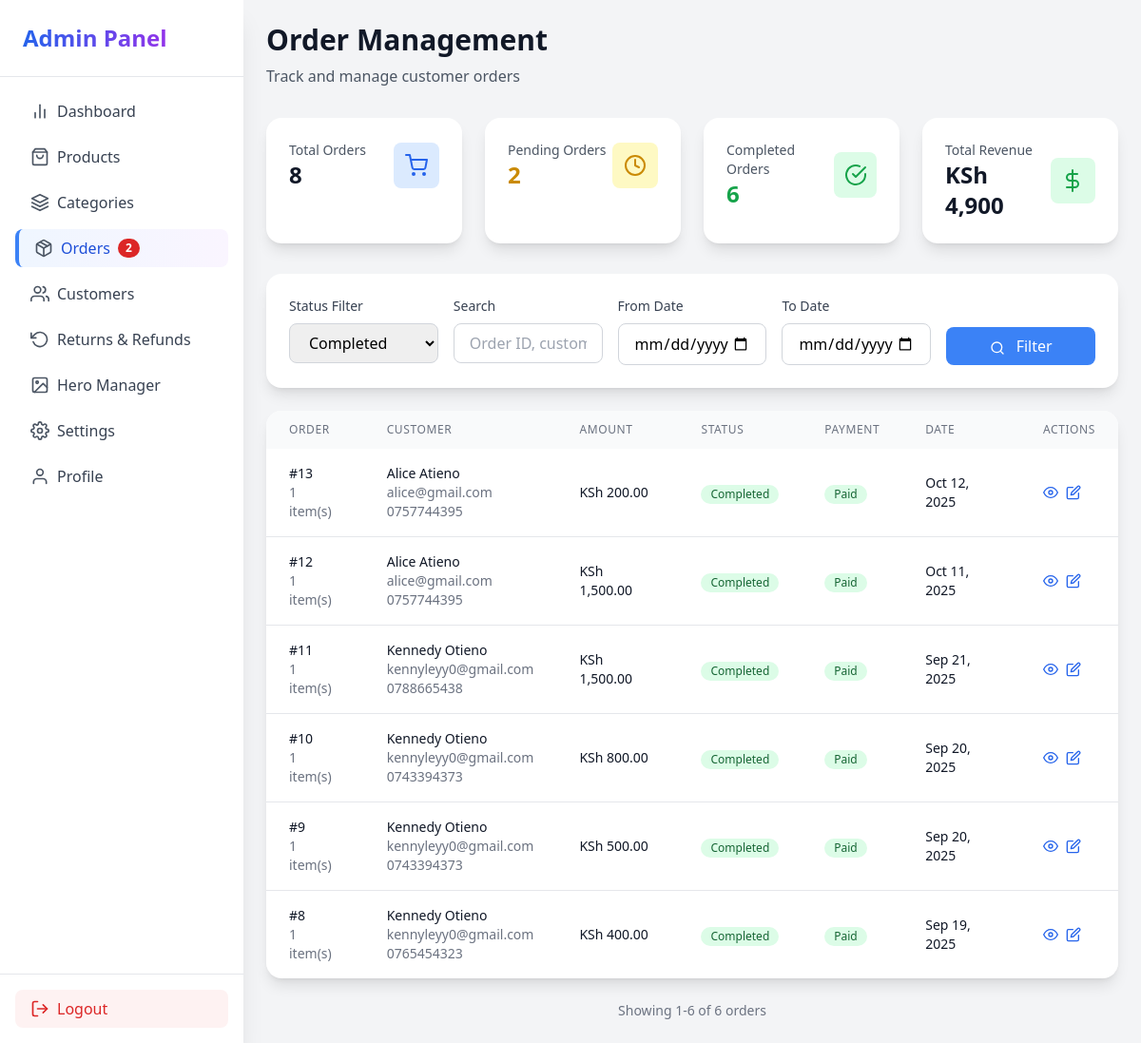
The page /admin/orders.php?filter=completed (signed in) on the database its author committed.
### tables this page shows
CREATE TABLE `orders` (
  `id` int(11) NOT NULL,
  `user_id` int(11) DEFAULT NULL,
  `customer_name` varchar(150) DEFAULT NULL,
  `customer_email` varchar(150) DEFAULT NULL,
  `customer_phone` varchar(30) DEFAULT NULL,
  `shipping_address` text DEFAULT NULL,
  `total_amount` decimal(10,2) DEFAULT NULL,
  `status` varchar(50) NOT NULL DEFAULT 'pending',
  `notes` varchar(250) NOT NULL,
  `payment_method` enum('cash','mpesa','paypal') NOT NULL DEFAULT 'cash',
  `payment_status` enum('pending','paid','failed') DEFAULT 'pending',
  `order_status` enum('pending','confirmed','shipped','completed','cancelled') DEFAULT 'pending',
  `created_at` timestamp NOT NULL DEFAULT current_timestamp(),
  `updated_at` date NOT NULL DEFAULT current_timestamp()
);

### admin/orders.php (the view, shortened to what this page needs)
<?php
require_once '../includes/db.php';
$filter = $_GET['filter'] ?? 'all';
$search = trim($_GET['search'] ?? '');
$dateFrom = $_GET['date_from'] ?? '';
$dateTo = $_GET['date_to'] ?? '';
$page = max(1, intval($_GET['page'] ?? 1));
$perPage = 15;
$whereConditions = [];
$params = [];
if ($filter !== 'all') {
    $whereConditions[] = "o.order_status = :filter";
    $params[':filter'] = $filter;
}
$whereClause = !empty($whereConditions) ? 'WHERE ' . implode(' AND ', $whereConditions) : '';
$countQuery = "SELECT COUNT(*) FROM orders o $whereClause";
$countStmt = $pdo->prepare($countQuery);
foreach ($params as $key => $value) {
    $countStmt->bindValue($key, $value);
}
$countStmt->execute();
$totalOrders = $countStmt->fetchColumn();
$offset = ($page - 1) * $perPage;
$ordersQuery = "
    SELECT o.*,
           (SELECT COUNT(*) FROM order_items WHERE order_id = o.id) as item_count
    FROM orders o
    $whereClause
    ORDER BY o.created_at DESC
    LIMIT :limit OFFSET :offset
";
$ordersStmt = $pdo->prepare($ordersQuery);
foreach ($params as $key => $value) {
    $ordersStmt->bindValue($key, $value);
}
$ordersStmt->bindValue(':limit', $perPage, PDO::PARAM_INT);
$ordersStmt->bindValue(':offset', $offset, PDO::PARAM_INT);
$ordersStmt->execute();
$orders = $ordersStmt->fetchAll(PDO::FETCH_ASSOC);
$statsQuery = "
    SELECT
        COUNT(*) as total_orders,
        SUM(CASE WHEN order_status = 'pending' THEN 1 ELSE 0 END) as pending_orders,
        SUM(CASE WHEN order_status = 'confirmed' THEN 1 ELSE 0 END) as confirmed_orders,
        SUM(CASE WHEN order_status = 'shipped' THEN 1 ELSE 0 END) as shipped_orders,
        SUM(CASE WHEN order_status = 'completed' THEN 1 ELSE 0 END) as completed_orders,
        SUM(CASE WHEN order_status = 'cancelled' THEN 1 ELSE 0 END) as cancelled_orders,
        SUM(CASE WHEN payment_status = 'paid' THEN total_amount ELSE 0 END) as total_revenue
    FROM orders
";
$stats = $pdo->query($statsQuery)->fetch(PDO::FETCH_ASSOC) ?: [];
$stats = array_merge([
    'total_orders' => 0,
    'pending_orders' => 0,
    'confirmed_orders' => 0,
    'shipped_orders' => 0,
    'completed_orders' => 0,
    'cancelled_orders' => 0,
    'total_revenue' => 0,
], array_map(function($v){ return $v === null ? 0 : $v; }, $stats));
?>
<!DOCTYPE html>
<html lang="en">
<head>
    <script src="https://cdn.tailwindcss.com"></script>
</head>
<body class="bg-gray-100 min-h-screen">
    <?php include 'sidebar.php'; ?>
    <main class="flex-1 p-6 lg:ml-64">
        <div class="mb-8">
            <h1 class="text-3xl font-bold text-gray-900">Order Management</h1>
            <p class="text-gray-600 mt-2">Track and manage customer orders</p>
        </div>
        <div class="grid grid-cols-1 md:grid-cols-2 lg:grid-cols-4 gap-6 mb-8">
            <div class="bg-white rounded-2xl shadow-lg p-6">
                <div class="flex items-center justify-between">
                    <div>
                        <p class="text-sm font-medium text-gray-600">Total Orders</p>
                        <p class="text-2xl font-bold text-gray-900"><?= number_format($stats['total_orders']) ?></p>
                    </div>
                    <div class="w-12 h-12 bg-blue-100 rounded-lg flex items-center justify-center">
                        <i data-feather="shopping-cart" class="w-6 h-6 text-blue-600"></i>
                    </div>
                </div>
            </div>
            <div class="bg-white rounded-2xl shadow-lg p-6">
                <div class="flex items-center justify-between">
                    <div>
                        <p class="text-sm font-medium text-gray-600">Pending Orders</p>
                        <p class="text-2xl font-bold text-yellow-600"><?= number_format($stats['pending_orders']) ?></p>
                    </div>
                    <div class="w-12 h-12 bg-yellow-100 rounded-lg flex items-center justify-center">
                        <i data-feather="clock" class="w-6 h-6 text-yellow-600"></i>
                    </div>
                </div>
            </div>
            <div class="bg-white rounded-2xl shadow-lg p-6">
                <div class="flex items-center justify-between">
                    <div>
                        <p class="text-sm font-medium text-gray-600">Completed Orders</p>
                        <p class="text-2xl font-bold text-green-600"><?= number_format($stats['completed_orders']) ?>
                        </p>
                    </div>
                    <div class="w-12 h-12 bg-green-100 rounded-lg flex items-center justify-center">
                        <i data-feather="check-circle" class="w-6 h-6 text-green-600"></i>
                    </div>
                </div>
            </div>
            <div class="bg-white rounded-2xl shadow-lg p-6">
                <div class="flex items-center justify-between">
                    <div>
                        <p class="text-sm font-medium text-gray-600">Total Revenue</p>
                        <p class="text-2xl font-bold text-gray-900">KSh <?= number_format($stats['total_revenue'], 0) ?>
                        </p>
                    </div>
                    <div class="w-12 h-12 bg-green-100 rounded-lg flex items-center justify-center">
                        <i data-feather="dollar-sign" class="w-6 h-6 text-green-600"></i>
                    </div>
                </div>
            </div>
        </div>
        <div class="bg-white rounded-2xl shadow-lg p-6 mb-6">
            <form method="GET" class="grid grid-cols-1 md:grid-cols-5 gap-4">
                <div>
                    <label class="block text-sm font-medium text-gray-700 mb-2">Status Filter</label>
                    <select name="filter"
                        class="w-full px-4 py-2 border border-gray-300 rounded-lg focus:ring-2 focus:ring-blue-500 focus:border-transparent">
                        <option value="completed" <?= $filter === 'completed' ? 'selected' : '' ?>>Completed</option>
                    </select>
                </div>
                <div>
                    <label class="block text-sm font-medium text-gray-700 mb-2">Search</label>
                    <input type="text" name="search" value="<?= htmlspecialchars($search) ?>"
                        placeholder="Order ID, customer name, email..."
                        class="w-full px-4 py-2 border border-gray-300 rounded-lg focus:ring-2 focus:ring-blue-500 focus:border-transparent">
                </div>
                <div>
                    <label class="block text-sm font-medium text-gray-700 mb-2">From Date</label>
                    <input type="date" name="date_from" value="<?= htmlspecialchars($dateFrom) ?>"
                        class="w-full px-4 py-2 border border-gray-300 rounded-lg focus:ring-2 focus:ring-blue-500 focus:border-transparent">
                </div>
                <div>
                    <label class="block text-sm font-medium text-gray-700 mb-2">To Date</label>
                    <input type="date" name="date_to" value="<?= htmlspecialchars($dateTo) ?>"
                        class="w-full px-4 py-2 border border-gray-300 rounded-lg focus:ring-2 focus:ring-blue-500 focus:border-transparent">
                </div>
                <div class="flex items-end">
                    <button type="submit"
                        class="w-full bg-blue-500 text-white py-2 px-4 rounded-lg hover:bg-blue-600 transition-colors">
                        <i data-feather="search" class="w-4 h-4 mr-2 inline"></i>
                        Filter
                    </button>
                </div>
            </form>
        </div>
        <div class="bg-white rounded-2xl shadow-lg overflow-hidden">
            <div class="overflow-x-auto">
                <table class="w-full">
                    <thead class="bg-gray-50">
                        <tr>
                            <th class="px-6 py-3 text-left text-xs font-medium text-gray-500 uppercase tracking-wider">
                                Order</th>
                            <th class="px-6 py-3 text-left text-xs font-medium text-gray-500 uppercase tracking-wider">
                                Customer</th>
                            <th class="px-6 py-3 text-left text-xs font-medium text-gray-500 uppercase tracking-wider">
                                Amount</th>
                            <th class="px-6 py-3 text-left text-xs font-medium text-gray-500 uppercase tracking-wider">
                                Status</th>
                            <th class="px-6 py-3 text-left text-xs font-medium text-gray-500 uppercase tracking-wider">
                                Payment</th>
                            <th class="px-6 py-3 text-left text-xs font-medium text-gray-500 uppercase tracking-wider">
                                Date</th>
                            <th class="px-6 py-3 text-left text-xs font-medium text-gray-500 uppercase tracking-wider">
                                Actions</th>
                        </tr>
                    </thead>
                    <tbody class="divide-y divide-gray-200">
                        <?php foreach ($orders as $order): ?>
                        <tr class="hover:bg-gray-50">
                            <td class="px-6 py-4">
                                <div>
                                    <div class="text-sm font-medium text-gray-900">#<?= $order['id'] ?></div>
                                    <div class="text-sm text-gray-500"><?= $order['item_count'] ?> item(s)</div>
                                </div>
                            </td>
                            <td class="px-6 py-4">
                                <div>
                                    <div class="text-sm font-medium text-gray-900">
                                        <?= htmlspecialchars($order['customer_name']) ?></div>
                                    <div class="text-sm text-gray-500"><?= htmlspecialchars($order['customer_email']) ?>
                                    </div>
                                    <div class="text-sm text-gray-500"><?= htmlspecialchars($order['customer_phone']) ?>
                                    </div>
                                </div>
                            </td>
                            <td class="px-6 py-4 text-sm font-medium text-gray-900">KSh
                                <?= number_format((float)($order['total_amount'] ?? 0), 2) ?></td>
                            <td class="px-6 py-4">
                                <span
                                    class="inline-flex items-center px-2.5 py-0.5 rounded-full text-xs font-medium
                                    <?= $order['order_status'] === 'completed' ? 'bg-green-100 text-green-800' :
                                       ($order['order_status'] === 'pending' ? 'bg-yellow-100 text-yellow-800' :
                                       ($order['order_status'] === 'cancelled' ? 'bg-red-100 text-red-800' : 'bg-blue-100 text-blue-800')) ?>">
                                    <?= ucfirst($order['order_status']) ?>
                                </span>
                            </td>
                            <td class="px-6 py-4">
                                <span
                                    class="inline-flex items-center px-2.5 py-0.5 rounded-full text-xs font-medium
                                    <?= $order['payment_status'] === 'paid' ? 'bg-green-100 text-green-800' :
                                       ($order['payment_status'] === 'pending' ? 'bg-yellow-100 text-yellow-800' : 'bg-red-100 text-red-800') ?>">
                                    <?= ucfirst($order['payment_status']) ?>
                                </span>
                            </td>
                            <td class="px-6 py-4 text-sm text-gray-900">
                                <?= date('M j, Y', strtotime($order['created_at'])) ?></td>
                            <td class="px-6 py-4 text-sm font-medium">
                                <div class="flex space-x-2">
                                    <button onclick="viewOrder(<?= $order['id'] ?>)"
                                        class="text-blue-600 hover:text-blue-900">
                                        <i data-feather="eye" class="w-4 h-4"></i>
                                    </button>
                                    <button
                                        onclick="updateOrderStatus(<?= $order['id'] ?>, '<?= $order['order_status'] ?>')"
                                        class="text-blue-600 hover:text-blue-900">
                                        <i data-feather="edit" class="w-4 h-4"></i>
                                    </button>
                                </div>
                            </td>
                        </tr>
                        <?php endforeach; ?>
                    </tbody>
                </table>
            </div>
        </div>
        <div class="mt-6 text-center text-sm text-gray-500">
            Showing <?= $offset + 1 ?>-<?= min($offset + $perPage, $totalOrders) ?> of <?= $totalOrders ?> orders
        </div>
    </main>
</body>
</html>

### rows shown on the page
orders: id "13", item_count "1", customer_name "Alice Atieno", customer_email "alice@gmail.com", customer_phone "0757744395", total_amount "200.00", order_status "Completed", payment_status "Paid", created_at "Oct 12, 2025"
orders: id "12", item_count "1", customer_name "Alice Atieno", customer_email "alice@gmail.com", customer_phone "0757744395", total_amount "1,500.00", order_status "Completed", payment_status "Paid", created_at "Oct 11, 2025"
orders: id "11", item_count "1", customer_name "Kennedy Otieno", customer_email "kennyleyy0@gmail.com", customer_phone "0788665438", total_amount "1,500.00", order_status "Completed", payment_status "Paid", created_at "Sep 21, 2025"
orders: id "10", item_count "1", customer_name "Kennedy Otieno", customer_email "kennyleyy0@gmail.com", customer_phone "0743394373", total_amount "800.00", order_status "Completed", payment_status "Paid", created_at "Sep 20, 2025"
orders: id "9", item_count "1", customer_name "Kennedy Otieno", customer_email "kennyleyy0@gmail.com", customer_phone "0743394373", total_amount "500.00", order_status "Completed", payment_status "Paid", created_at "Sep 20, 2025"
orders: id "8", item_count "1", customer_name "Kennedy Otieno", customer_email "kennyleyy0@gmail.com", customer_phone "0765454323", total_amount "400.00", order_status "Completed", payment_status "Paid", created_at "Sep 19, 2025"

### other values the page prints
$pendingCount "2"
$stats['total_orders'] "8"
$stats['pending_orders'] "2"
$stats['completed_orders'] "6"
$stats['total_revenue'] "4,900"
$offset + 1 "1"
min($offset + $perPage, $totalOrders) "6"
$totalOrders "6"
